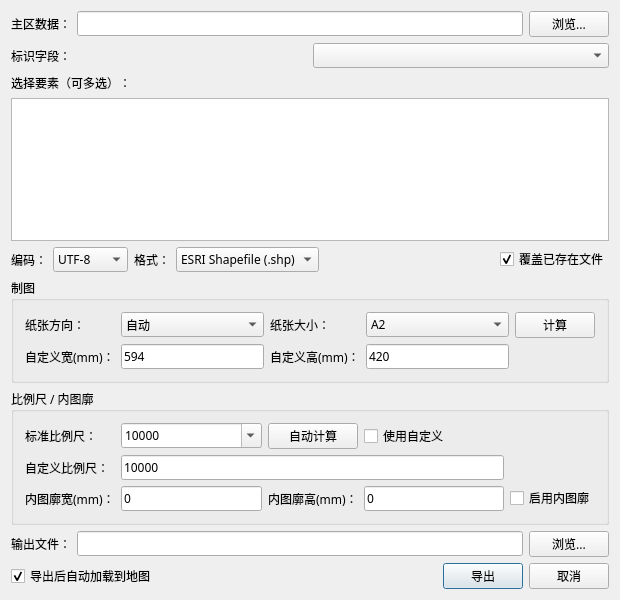
<?xml version="1.0" encoding="UTF-8"?>
<ui version="4.0">
 <class>SeMainAreaClipDialog</class>
 <widget class="QDialog" name="SeMainAreaClipDialog">
  <property name="font">
   <font>
    <family>微软雅黑</family>
    <pointsize>9</pointsize>
   </font>
  </property>
  <property name="geometry">
   <rect>
    <x>0</x>
    <y>0</y>
    <width>620</width>
    <height>600</height>
   </rect>
  </property>
  <property name="windowTitle">
   <string>按主区裁切导出</string>
  </property>
  <layout class="QVBoxLayout" name="verticalLayout">
   <item>
    <layout class="QHBoxLayout" name="hLayout_mainArea">
     <item>
      <widget class="QLabel" name="label_mainArea">
       <property name="text">
        <string>主区数据：</string>
       </property>
      </widget>
     </item>
     <item>
      <widget class="QLineEdit" name="lineEdit_mainArea"/>
     </item>
     <item>
      <widget class="QPushButton" name="Button_BrowseMainArea">
       <property name="text">
        <string>浏览...</string>
       </property>
      </widget>
     </item>
    </layout>
   </item>
   <item>
    <layout class="QHBoxLayout" name="hLayout_field">
     <item>
      <widget class="QLabel" name="label_field">
       <property name="text">
        <string>标识字段：</string>
       </property>
      </widget>
     </item>
     <item>
      <widget class="QComboBox" name="comboBox_field"/>
     </item>
    </layout>
   </item>
   <item>
    <widget class="QLabel" name="label_features">
     <property name="text">
      <string>选择要素（可多选）：</string>
     </property>
    </widget>
   </item>
   <item>
    <widget class="QListWidget" name="listWidget_features">
     <property name="selectionMode">
      <enum>QAbstractItemView::ExtendedSelection</enum>
     </property>
    </widget>
   </item>
   <item>
    <layout class="QHBoxLayout" name="hLayout_encFmt">
     <item>
      <widget class="QLabel" name="label_encoding">
       <property name="text">
        <string>编码：</string>
       </property>
      </widget>
     </item>
     <item>
      <widget class="QComboBox" name="comboBox_encoding">
       <item>
        <property name="text">
         <string>UTF-8</string>
        </property>
       </item>
       <item>
        <property name="text">
         <string>GBK</string>
        </property>
       </item>
       <item>
        <property name="text">
         <string>GB2312</string>
        </property>
       </item>
      </widget>
     </item>
     <item>
      <widget class="QLabel" name="label_format">
       <property name="text">
        <string>格式：</string>
       </property>
      </widget>
     </item>
     <item>
      <widget class="QComboBox" name="comboBox_format">
       <item>
        <property name="text">
         <string>ESRI Shapefile (.shp)</string>
        </property>
       </item>
       <item>
        <property name="text">
         <string>GeoPackage (.gpkg)</string>
        </property>
       </item>
       <item>
        <property name="text">
         <string>GDB (.gdb)</string>
        </property>
       </item>
      </widget>
     </item>
     <item>
      <spacer name="horizontalSpacer_encFmt">
       <property name="orientation">
        <enum>Qt::Horizontal</enum>
       </property>
       <property name="sizeHint" stdset="0">
        <size>
         <width>40</width>
         <height>20</height>
        </size>
       </property>
      </spacer>
     </item>
     <item>
      <widget class="QCheckBox" name="checkBox_overwrite">
       <property name="text">
        <string>覆盖已存在文件</string>
       </property>
       <property name="checked">
        <bool>true</bool>
       </property>
      </widget>
     </item>
    </layout>
   </item>
   <item>
    <widget class="QGroupBox" name="groupBox_cartography">
     <property name="title">
      <string>制图</string>
     </property>
     <layout class="QGridLayout" name="gridLayout_cartography">
      <item row="0" column="0">
       <widget class="QLabel" name="label_orient">
        <property name="text">
         <string>纸张方向：</string>
        </property>
       </widget>
      </item>
      <item row="0" column="1">
       <widget class="QComboBox" name="comboBox_orient">
        <item>
         <property name="text">
          <string>自动</string>
         </property>
        </item>
        <item>
         <property name="text">
          <string>纵向</string>
         </property>
        </item>
        <item>
         <property name="text">
          <string>横向</string>
         </property>
        </item>
       </widget>
      </item>
      <item row="0" column="2">
       <widget class="QLabel" name="label_paperSize">
        <property name="text">
         <string>纸张大小：</string>
        </property>
       </widget>
      </item>
      <item row="0" column="3">
       <widget class="QComboBox" name="comboBox_paperSize">
        <property name="minimumSize">
         <size>
          <width>100</width>
          <height>0</height>
         </size>
        </property>
        <property name="sizeAdjustPolicy">
         <enum>QComboBox::AdjustToContents</enum>
        </property>
        <item>
         <property name="text">
          <string>A0</string>
         </property>
        </item>
        <item>
         <property name="text">
          <string>A1</string>
         </property>
        </item>
        <item>
         <property name="text">
          <string>A2</string>
         </property>
        </item>
        <item>
         <property name="text">
          <string>A3</string>
         </property>
        </item>
        <item>
         <property name="text">
          <string>A4</string>
         </property>
        </item>
        <item>
         <property name="text">
          <string>自定义</string>
         </property>
        </item>
        <property name="currentIndex">
         <number>2</number>
        </property>
       </widget>
      </item>
      <item row="0" column="4">
       <widget class="QPushButton" name="Button_ComputePaper">
        <property name="text">
         <string>计算</string>
        </property>
        <property name="toolTip">
         <string>根据主区范围自动确定纸张方向与大小</string>
        </property>
       </widget>
      </item>
      <item row="1" column="0">
       <widget class="QLabel" name="label_customW">
        <property name="text">
         <string>自定义宽(mm)：</string>
        </property>
       </widget>
      </item>
      <item row="1" column="1">
       <widget class="QLineEdit" name="lineEdit_customW">
        <property name="text">
         <string>594</string>
        </property>
       </widget>
      </item>
      <item row="1" column="2">
       <widget class="QLabel" name="label_customH">
        <property name="text">
         <string>自定义高(mm)：</string>
        </property>
       </widget>
      </item>
      <item row="1" column="3">
       <widget class="QLineEdit" name="lineEdit_customH">
        <property name="text">
         <string>420</string>
        </property>
       </widget>
      </item>
     </layout>
    </widget>
   </item>
   <item>
    <widget class="QGroupBox" name="groupBox_scale">
     <property name="title">
      <string>比例尺 / 内图廓</string>
     </property>
     <layout class="QGridLayout" name="gridLayout_scale">
      <item row="0" column="0">
       <widget class="QLabel" name="label_standardScale">
        <property name="text">
         <string>标准比例尺：</string>
        </property>
       </widget>
      </item>
      <item row="0" column="1">
       <widget class="QComboBox" name="comboBox_standardScale">
        <property name="editable">
         <bool>true</bool>
        </property>
        <item>
         <property name="text">
          <string>500</string>
         </property>
        </item>
        <item>
         <property name="text">
          <string>1000</string>
         </property>
        </item>
        <item>
         <property name="text">
          <string>2000</string>
         </property>
        </item>
        <item>
         <property name="text">
          <string>2500</string>
         </property>
        </item>
        <item>
         <property name="text">
          <string>5000</string>
         </property>
        </item>
        <item>
         <property name="text">
          <string>10000</string>
         </property>
        </item>
        <item>
         <property name="text">
          <string>25000</string>
         </property>
        </item>
        <item>
         <property name="text">
          <string>50000</string>
         </property>
        </item>
        <item>
         <property name="text">
          <string>100000</string>
         </property>
        </item>
        <item>
         <property name="text">
          <string>200000</string>
         </property>
        </item>
        <item>
         <property name="text">
          <string>500000</string>
         </property>
        </item>
        <item>
         <property name="text">
          <string>1000000</string>
         </property>
        </item>
        <item>
         <property name="text">
          <string>2000000</string>
         </property>
        </item>
        <property name="currentIndex">
         <number>5</number>
        </property>
       </widget>
      </item>
      <item row="0" column="2">
       <widget class="QPushButton" name="Button_ComputeScale">
        <property name="text">
         <string>自动计算</string>
        </property>
       </widget>
      </item>
      <item row="0" column="3">
       <widget class="QCheckBox" name="checkBox_customScale">
        <property name="text">
         <string>使用自定义</string>
        </property>
       </widget>
      </item>
      <item row="1" column="0">
       <widget class="QLabel" name="label_customScale">
        <property name="text">
         <string>自定义比例尺：</string>
        </property>
       </widget>
      </item>
      <item row="1" column="1" colspan="3">
       <widget class="QLineEdit" name="lineEdit_customScale">
        <property name="text">
         <string>10000</string>
        </property>
        <property name="placeholderText">
         <string>请输入比例尺分母，如 12000</string>
        </property>
       </widget>
      </item>
      <item row="2" column="0">
       <widget class="QLabel" name="label_innerW">
        <property name="text">
         <string>内图廓宽(mm)：</string>
        </property>
       </widget>
      </item>
      <item row="2" column="1">
       <widget class="QLineEdit" name="lineEdit_innerW">
        <property name="text">
         <string>0</string>
        </property>
       </widget>
      </item>
      <item row="2" column="2">
       <widget class="QLabel" name="label_innerH">
        <property name="text">
         <string>内图廓高(mm)：</string>
        </property>
       </widget>
      </item>
      <item row="2" column="3">
       <widget class="QLineEdit" name="lineEdit_innerH">
        <property name="text">
         <string>0</string>
        </property>
       </widget>
      </item>
      <item row="2" column="4">
       <widget class="QCheckBox" name="checkBox_enableInner">
        <property name="text">
         <string>启用内图廓</string>
        </property>
       </widget>
      </item>
     </layout>
    </widget>
   </item>
   <item>
    <layout class="QHBoxLayout" name="hLayout_output">
     <item>
      <widget class="QLabel" name="label_output">
       <property name="text">
        <string>输出文件：</string>
       </property>
      </widget>
     </item>
     <item>
      <widget class="QLineEdit" name="lineEdit_output"/>
     </item>
     <item>
      <widget class="QPushButton" name="Button_BrowseOutput">
       <property name="text">
        <string>浏览...</string>
       </property>
      </widget>
     </item>
    </layout>
   </item>
   <item>
    <layout class="QHBoxLayout" name="hLayout_buttons">
     <item>
      <widget class="QCheckBox" name="checkBox_autoLoad">
       <property name="text">
        <string>导出后自动加载到地图</string>
       </property>
       <property name="checked">
        <bool>true</bool>
       </property>
      </widget>
     </item>
     <item>
      <spacer name="horizontalSpacer_buttons">
       <property name="orientation">
        <enum>Qt::Horizontal</enum>
       </property>
       <property name="sizeHint" stdset="0">
        <size>
         <width>40</width>
         <height>20</height>
        </size>
       </property>
      </spacer>
     </item>
     <item>
      <widget class="QPushButton" name="Button_Export">
       <property name="text">
        <string>导出</string>
       </property>
       <property name="default">
        <bool>true</bool>
       </property>
      </widget>
     </item>
     <item>
      <widget class="QPushButton" name="Button_Cancel">
       <property name="text">
        <string>取消</string>
       </property>
      </widget>
     </item>
    </layout>
   </item>
  </layout>
 </widget>
 <layoutdefault spacing="6" margin="11"/>
 <resources/>
 <connections/>
</ui>
